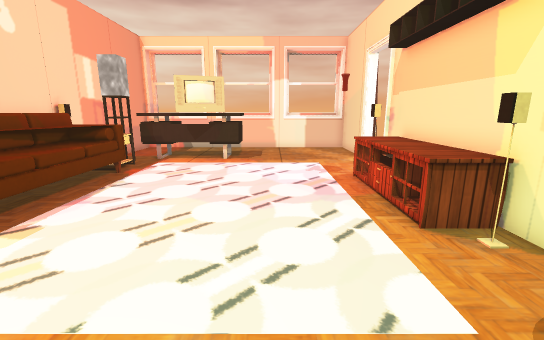
View 1 (above)

12 first-person views from a walk through a scene from a Unity 3-D project. The camera is 1.3 m above the floor, tilts 12° down and sees 90° across. The floor is counted in squares, 0.5 m on a side. Each view is taken from the middle of a square. On the plan, view 1 faces up. The plan holds only what a view shows up to about 19 squares ahead; the rest is blank. The place goes on beyond the plan. The player character is not drawn. Door leaves are left out, so doorways stand open. Some surface patterns are stand-ins.

View 2
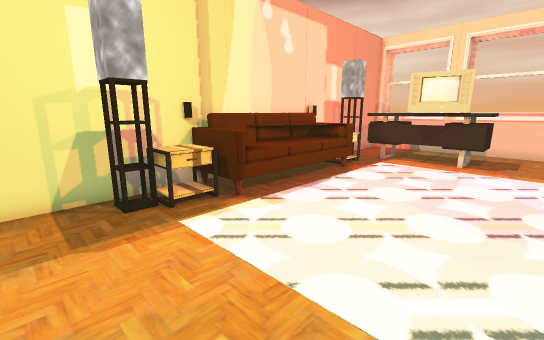

View 3
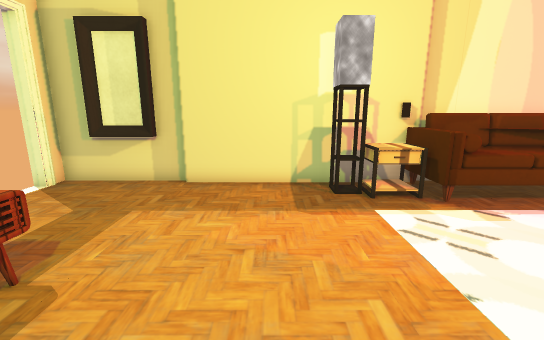

View 4
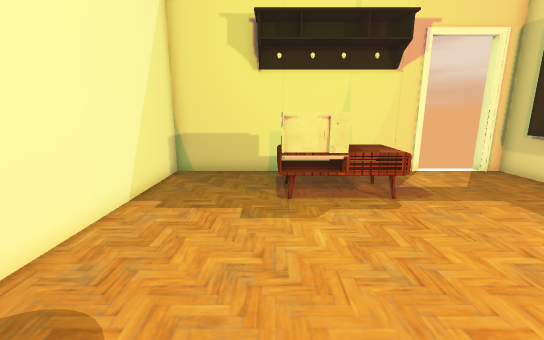

View 5
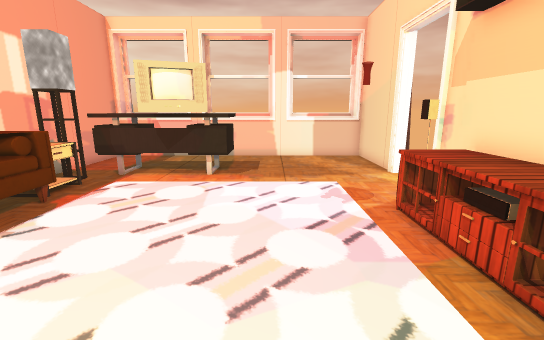

View 6
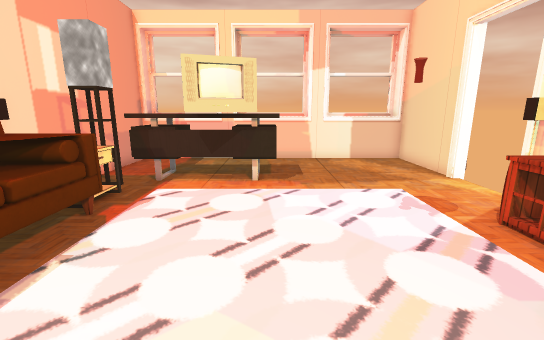

View 7
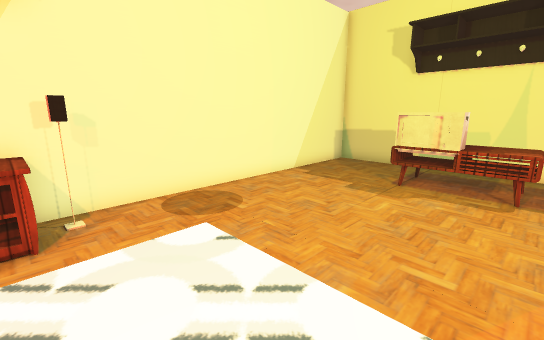

View 8
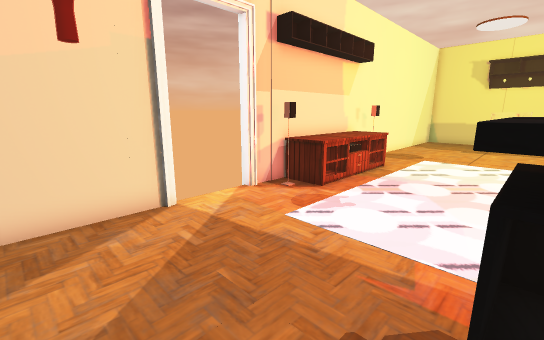

View 9
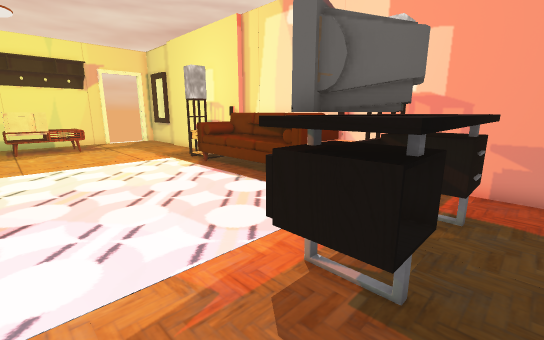

View 10
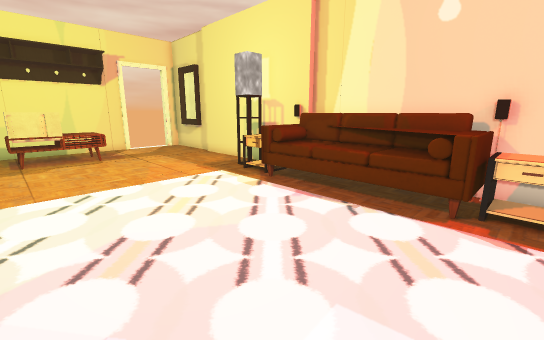

View 11
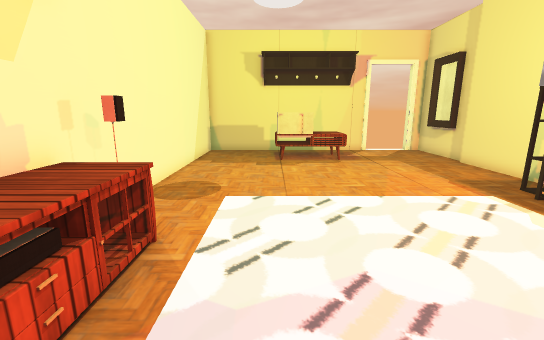

View 12
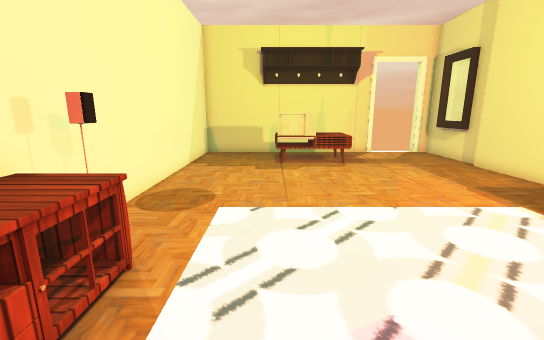

### Floor plan
Key: @ floor where view 1 was taken; # wall or solid block; . floor; D open door; ^ raised ledge; T TV; A table; R rug; S sofa; P pillar.
Columns run from 10 left of view 1 to 6 right of it. Each row starts with its distance up from view 1.
 20  ###############
 19  #.............#
 18  #.............#
 17  #.^^^^^^......##
 16  #.^^^TT^......##
 15  ##^^TTT^.......D
 14  ##A.TT.........D
 13  #AA.      . ..#D
 12  #AAR        .##
 11  SSSS      . AAA
 10  SSSS      . AAA
  9  SSSS       .AAA
  8  SSSS       .AAA
  7  SSSS       .AAA
  6  SSSS  .    .AAA
  5  #AAR   .   ..##
  4  PAA.     .....#
  3  P#A...........#
  2  P# ...........#
  1  P.............#
  0  P........@....#
 -1  P.............#
 -2  P.............#
 -3 PP.............#
 -4  #.....AATTT...#
 -5  #.....AAT T...#
 -6  #.....AAAAA...#
 -7  #.............#
 -8  #DDD###########
 -9  #DDD#

Positions as (right, up) in squares from view 1, and headings:
1: (0, 0), facing up
2: (0, 0), facing up-left
3: (1, 0), facing left
4: (1, 4), facing down
5: (0, 4), facing up
6: (-2, 5), facing up
7: (-3, 6), facing down-right
8: (-2, 19), facing down-right
9: (1, 18), facing down-left
10: (1, 13), facing down-left
11: (1, 11), facing down
12: (1, 10), facing down
